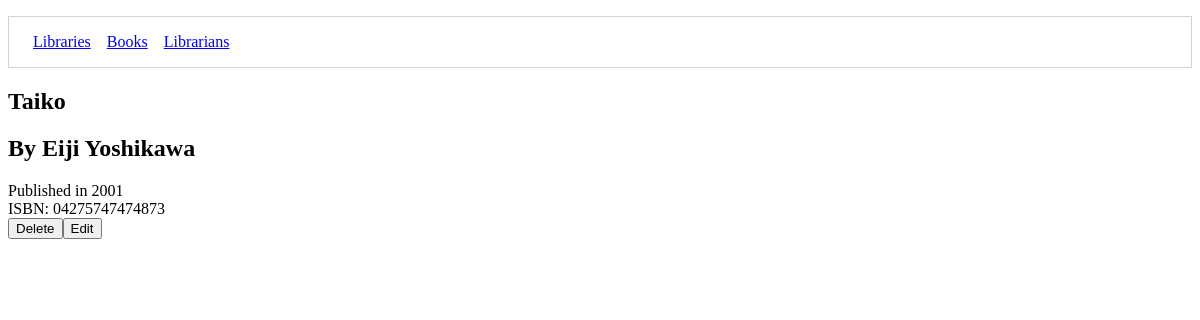
Page /books/2/ (signed in) on the earlier database version.
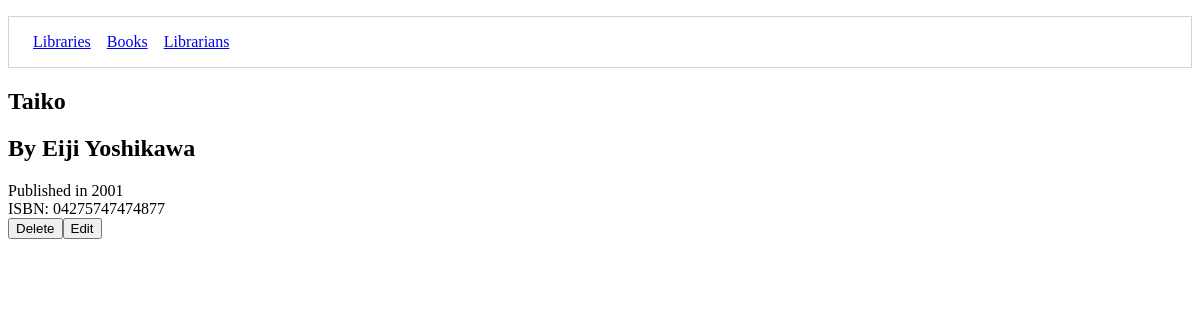
Same page on the later database version.
### libraryapp/models/book.py (models this page shows)
class Book (models.Model):
    title = models.CharField(max_length=50)
    isbn = models.CharField(max_length=50)
    author = models.CharField(max_length=50)
    published = models.IntegerField()
    librarian = models.ForeignKey(Librarian, on_delete=models.CASCADE)
    location = models.ForeignKey(
        Library, related_name="books",
        null=True,
        blank=True,
        on_delete=models.CASCADE)

### libraryapp/views/books/details.py (the view, shortened to what this page needs)
# urls.py: path('books/<int:book_id>/', book_details, name='book'),
@login_required
def book_details(request, book_id):
    if request.method == 'GET':
        book = get_book(book_id)
        template = 'books/detail.html'
        return render(request, template, {'book': book})

### libraryapp/models/modelfactory.py (called while the page is built)
def model_factory(model_type):
    def create(cursor, row):
        instance = model_type()
        smart_row = sqlite3.Row(cursor, row)
        for col in smart_row.keys():
            setattr(instance, col, smart_row[col])
        return instance
    return create

### libraryapp/views/books/details.py (called while the page is built)
def get_book(book_id):
    with sqlite3.connect(Connection.db_path) as conn:
        conn.row_factory = model_factory(Book)
        db_cursor = conn.cursor()
        db_cursor.execute("""
        SELECT
            b.id,
            b.title,
            b.isbn,
            b.author,
            b.published,
            b.librarian_id,
            b.location_id
        FROM libraryapp_book b
        WHERE b.id = ?
        """, (book_id,))
        return db_cursor.fetchone()

### libraryapp/templates/books/detail.html (shortened to what this page needs)
{% extends 'shared/base.html' %}
{% block content %}
    <section id="book-details">
        <h1>{{ book.title }}</h1>
        <h2>By {{ book.author }}</h2>
        <div>Published in {{ book.published }}</div>
        <div>ISBN: {{ book.isbn }}</div>
    </section>
    <section id="book-actions" style="display:flex;">
        <form action="{% url 'libraryapp:book' book.id %}" method="POST">
            <button>Delete</button>
        </form>
        <form action="{% url 'libraryapp:book_edit_form' book.id %}" method="GET">
            <button>Edit</button>
        </form>
    </section>
{% endblock %}

Differences in the rows shown:
changed Book "Taiko": isbn "04275747474873" → "04275747474877"
